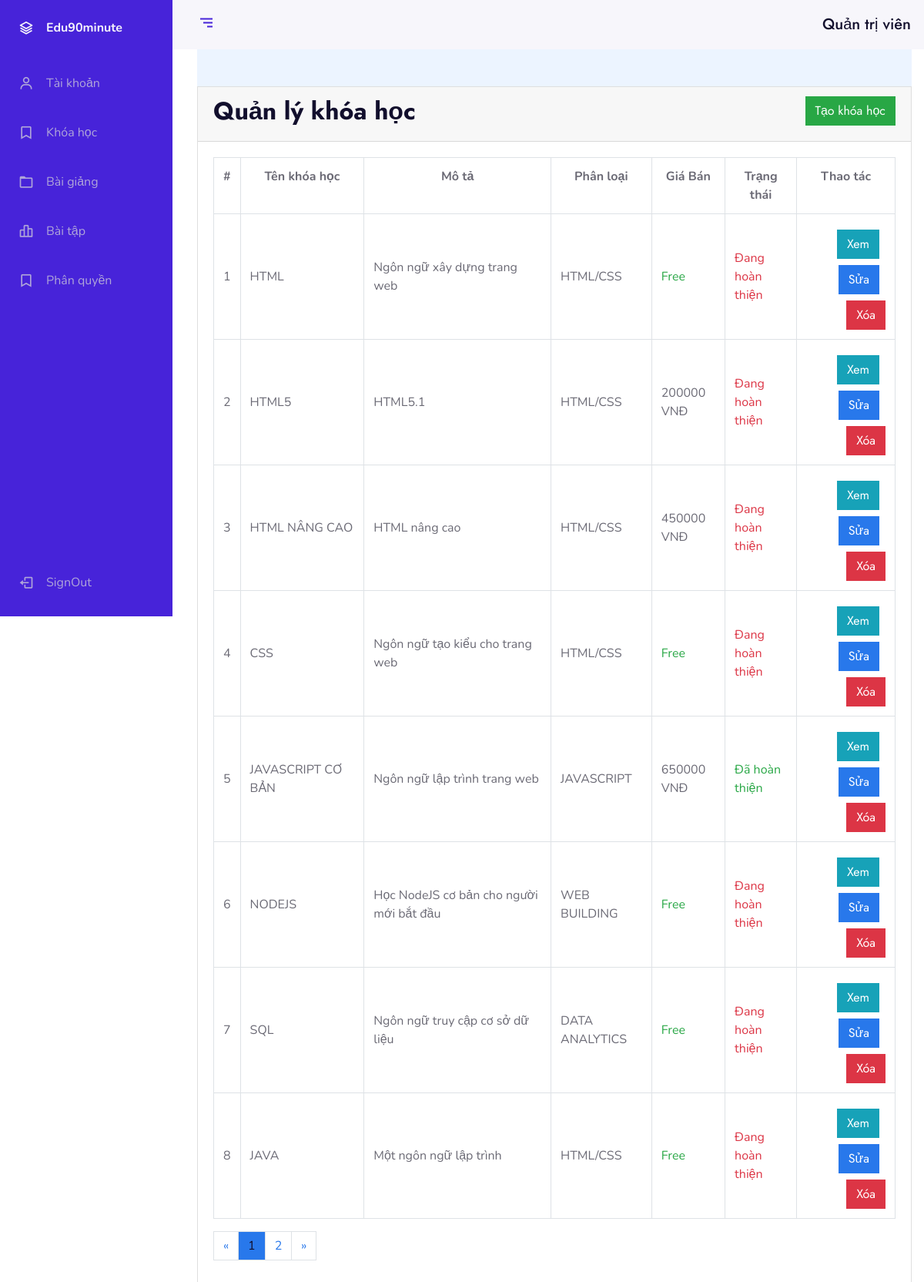
Page /?ctl=courses (signed in) on the committed database.
### tables this page shows
CREATE TABLE `courses` (
  `id` int(10) UNSIGNED NOT NULL,
  `name` varchar(255) NOT NULL,
  `described` varchar(255) NOT NULL,
  `fileUpload` varchar(255) NOT NULL,
  `price` int(11) NOT NULL DEFAULT 0,
  `inputs` text NOT NULL,
  `outputs` text NOT NULL,
  `interact` int(11) NOT NULL DEFAULT 0,
  `relate` float NOT NULL,
  `tags` varchar(255) NOT NULL,
  `created_at` timestamp NULL DEFAULT current_timestamp(),
  `state` smallint(6) NOT NULL DEFAULT 0,
  `topicId` varchar(50) NOT NULL
);

### Controllers/BaseController.php (called while the page is built, shortened)
<?php
class BaseController{
    protected function view($viewPath, array $data = []){
        include self::VIEWS_FOLDER_NAME . str_replace('.', '/', $viewPath) . '.php';
    }
}

### Controllers/Admin/AdminCoursesController.php (called while the page is built, shortened)
<?php
    class AdminCoursesController extends BaseController{
        protected $coursesModel;
        private $data = [];
        protected $limit = 8;
        public function __construct() {
            $this->coursesModel = new CoursesModel;
            $this->topicsModel = new TopicsModel;
            $this->data['courses'] = $this->coursesModel->all("", "", "", '', '',
                                                        ['relate' => 'ASC']);
            $this->data['topics'] = $this->topicsModel->all();
            $this->data["tags"] = $this->topicsModel->all('tags', ['*']);
        }
        public function index() {
            $page = isset($_GET['page']) ? $_GET['page'] : 1;
            $this->data['courses'] = $this->coursesModel->all("", "", "",
                                                        ($page-1)*$this->limit,
                                                        $this->limit,
                                                        ['relate' => 'ASC']);
            $this->data["paging"] = $this->coursesModel->paging($this->limit);
            return $this->view('admin.courses.index', $this->data);
        }
    }

### Core/Database.php (called while the page is built, shortened)
<?php
    class Database
    {
        public function  connect(){
            $connect = mysqli_connect(self::DB_HOST, self::DB_USER, self::DB_PASSWORD, self::DB_NAME);
            mysqli_set_charset($connect, 'utf8');
            if(mysqli_connect_errno() === 0){
                return $connect;
            }
            return false;
        }
    }

### Views/admin/courses/index.php (the view, shortened to what this page needs)
<div class="card">
    <div class="card-header boder-0">
        <div class="row">
            <div class="col-6">
                <h2>Quản lý khóa học</h2>
            </div>
            <div class="col-6">
                <a href="./?ctl=courses&act=create<?php echo isset($_GET['page']) ? "&page=".$_GET['page']:""; ?>" class="btn btn-success float-right">Tạo khóa học</a>
            </div>
        </div>
    </div>
    <div class="card-body">
        <div class="table-responsive">
             <table class="table table-bordered table-hover">
                <tr class="badge-default">
                    <th class="text-center">#</th>
                    <th class="text-center" style="min-width: 150px;">Tên khóa học</th>
                    <th class="text-center" style="min-width: 200px;">Mô tả</th>
                    <th class="text-center">Phân loại</th>
                    <th class="text-center">Giá Bán</th>
                    <th class="text-center">Trạng thái</th>
                    <th class="text-center" max-width="270px">Thao tác</th>
                </tr>
                <?php
                    if(isset($courses)){
                        $i = 1;
                        foreach($courses as $value){
                ?>
                    <tr>
                        <td class="align-middle"> <?php echo $i++; ?> </td>
                        <td class="align-middle text-uppercase"> <?php echo $value['name']; ?> </td>
                        <td class="align-middle"> <?php echo trim($value['described']); ?> </td>
                        <td class="align-middle text-uppercase"> <?php echo $value['topicId']; ?> </td>
                        <td class="align-middle">
                            <?php
                                echo $value['price'] == 0 ?
                                "<span class='text-success'>Free</span>" :
                                $value['price'] . ' VNĐ';
                            ?>
                        </td>
                        <td class="align-middle">
                            <?php
                                echo $value['state'] == 0 ?
                                "<span class='text-danger'>Đang hoàn thiện</span>" :
                                "<span class='text-success'>Đã hoàn thiện</span>";
                            ?>
                        </td>
                        <td class="align-middle text-right">
                            <a href="./?ctl=courses&act=show&id=<?php echo $value['id']; echo isset($_GET['page']) ? "&page=".$_GET['page']:""; ?>" class="btn btn-info mr-2 mt-2">Xem</a>
                            <a href="./?ctl=courses&act=edit&id=<?php echo $value['id']; echo isset($_GET['page']) ? "&page=".$_GET['page']:""; ?>" class="btn btn-primary mr-2 mt-2">Sửa</a>
                            <form action="./?ctl=courses&act=destroy&id=<?php echo $value['id'];?>" method="POST"
                            onsubmit="return confirmDelete('<?php echo 'Bạn có chắc muốn xóa khóa học `' .  $value['name'] . '` không?'; ?>')"
                            class="d-inline-block">
                                <input  type="submit" name="submit" value="Xóa" class="btn btn-danger mt-2">
                            </form>
                        </td>
                    </tr>
                <?php }} ?>
            </div>
    </div>
    <?php if(isset($paging)) echo $paging; ?>
</div>

### css/adminStyle.css (style rules this page uses)
:root { --header-height: 3rem; --nav-width: 68px; --first-color: #4723D9; --first-color-light: #AFA5D9; --white-color: #F7F6FB; --body-font: 'Nunito', sans-serif; --normal-font-size: 1rem; --z-fixed: 100 }
body { position: relative; margin: var(--header-height) 0 0 0; padding: 0 1rem; font-family: var(--body-font); font-size: var(--normal-font-size); transition: .5s }
a { text-decoration: none }
.body-pd { padding-left: calc(var(--nav-width) + 1rem) }
@media screen and (min-width: 768px) { body { margin: calc(var(--header-height) + 1rem) 0 0 0; padding-left: calc(var(--nav-width) + 2rem) } }
@media screen and (min-width: 768px) { .body-pd { padding-left: calc(var(--nav-width) + 188px) } }

### rows in the picture
courses: name "HTML", described "Ngôn ngữ xây dựng trang web", topicId "HTML/CSS", price "Free", state "Đang hoàn thiện"
courses: name "HTML5", described "HTML5.1", topicId "HTML/CSS", price "200000", state "Đang hoàn thiện"
courses: name "HTML NÂNG CAO", described "HTML nâng cao", topicId "HTML/CSS", price "450000", state "Đang hoàn thiện"
courses: name "CSS", described "Ngôn ngữ tạo kiểu cho trang web", topicId "HTML/CSS", price "Free", state "Đang hoàn thiện"
courses: name "JAVASCRIPT CƠ BẢN", described "Ngôn ngữ lập trình trang web", topicId "JAVASCRIPT", price "650000", state "Đã hoàn thiện"
courses: name "NODEJS", described "Học NodeJS cơ bản cho người mới bắt đầu", topicId "WEB BUILDING", price "Free", state "Đang hoàn thiện"
courses: name "SQL", described "Ngôn ngữ truy cập cơ sở dữ liệu", topicId "DATA ANALYTICS", price "Free", state "Đang hoàn thiện"
courses: name "JAVA", described "Một ngôn ngữ lập trình", topicId "HTML/CSS", price "Free", state "Đang hoàn thiện"

### other values in the picture
$_SESSION['name'] "Quản trị viên"
